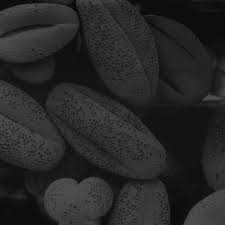
%> input picture images/pollen.jpg, 225 x 225 px
$ octave histogramEqualization.m   (GNU Octave 9; MATLAB toolbox functions it lacks are replaced by stand-ins)
%> lines starting %> are read from the running program, lines starting %| are printed output that depends on the picture
f = imread('C:\Users\Haris\Documents\GitHub\Image-Processing-\images/pollen.jpg');
%> f is the input picture: size 225x225x3 uint8; min 0, max 86, mean 38.8
h = histeq(f);
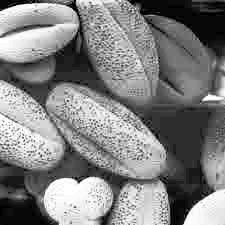
%> h: size 225x225x3 uint8; min 0, max 255, mean 127.9
subplot(2,2,1), imshow(f),
subplot(2,2,2), histogram(f),
subplot(2,2,3), imshow(h),
subplot(2,2,4), histogram(h)
%> after `histogram(h)`:
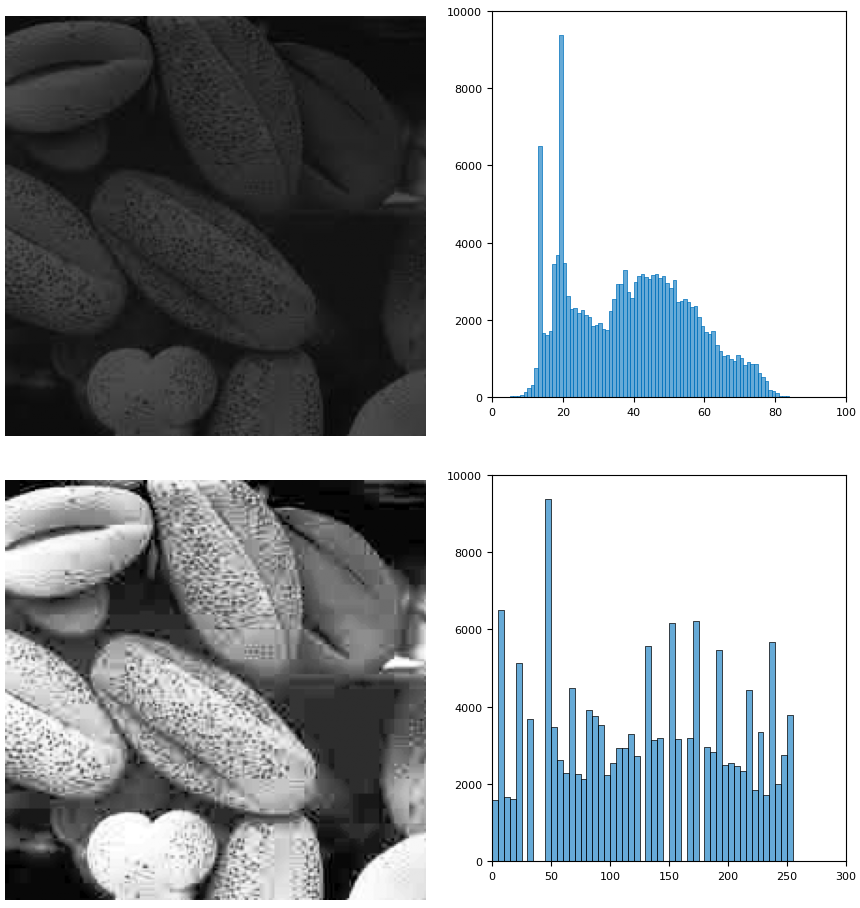
%> figure redrawn from the program's plot data, 4 panels
